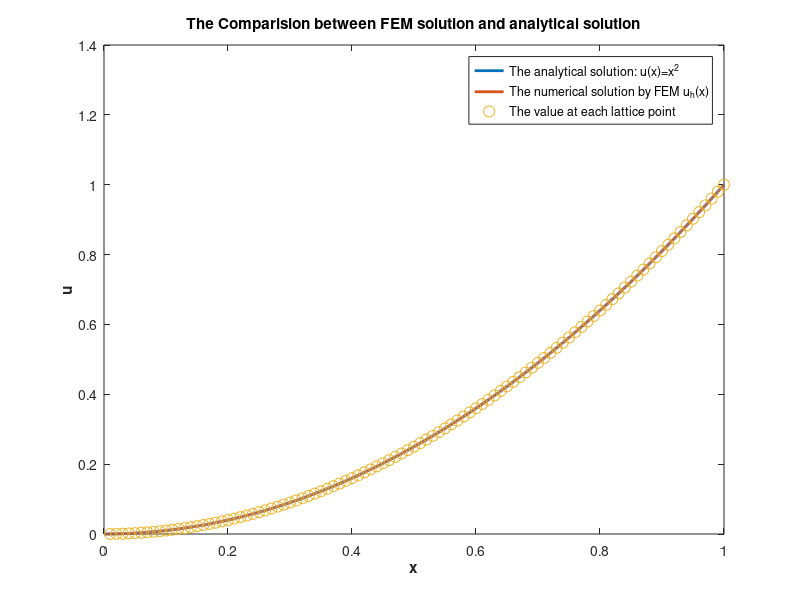
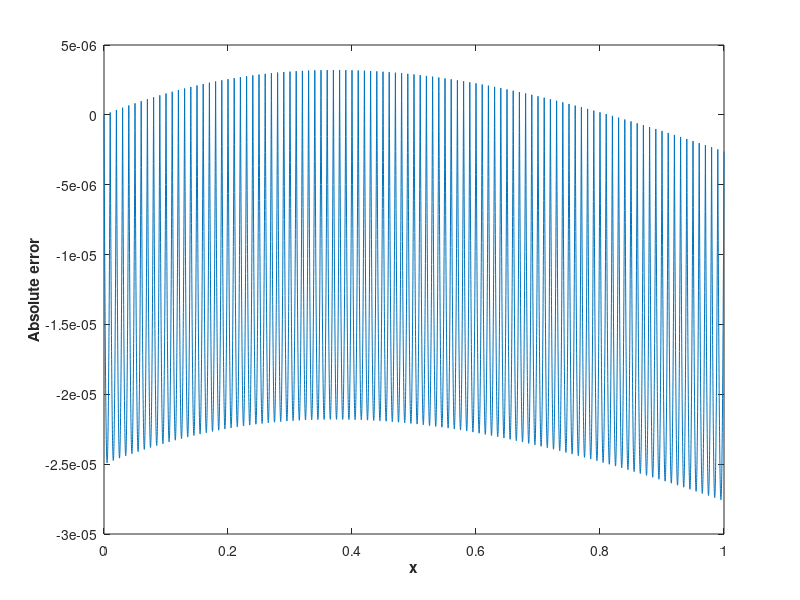
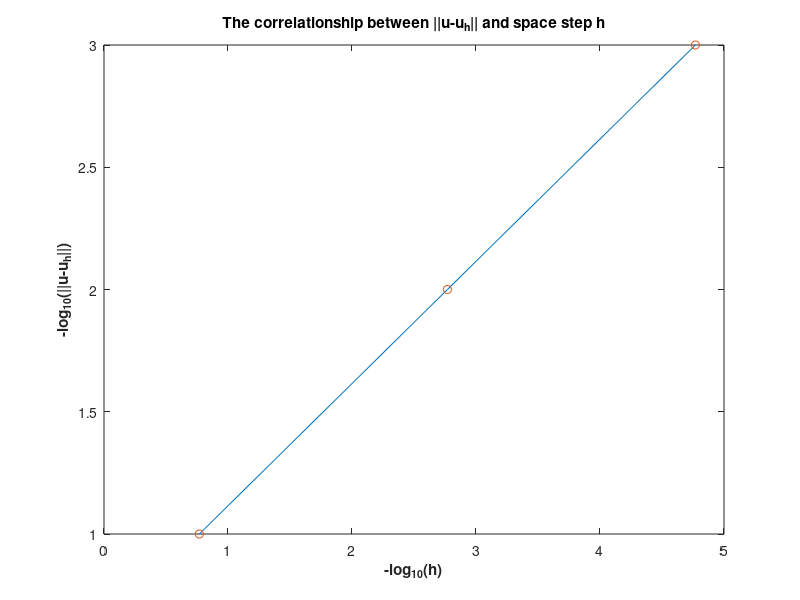

These figures' MATLAB source, in order:
%This program is used to solve one-dimension elliptic equation by Finite Element Method
%Chang Liu
%2016/6/1
clear all;
close all;
clc;
N = 100; %This is the number of all elements
xleft = 0;
xright = 1;
x = linspace(xleft,xright,N+1); %initialize the x coordinate
h = diff(x);
a = zeros(2,2,N); %initialize the local stiffness matrix
f = zeros(2,1,N); %initialize the local force
A = zeros(N+1,N+1); %initialize the global stiffness matrix
F = zeros(N+1,1) %initialize the global force

for k =1:N;
	a(1,1,k) = (1+(x(k)^2+x(k)*x(k+1)+x(k+1)^2)/3)/h(k)+h(k)/3;
	a(1,2,k) = -(1+(x(k)^2+x(k)*x(k+1)+x(k+1)^2)/3)/h(k)+h(k)/6;
	a(2,1,k) = a(1,2,k);
	a(2,2,k) = a(1,1,k); %build the local stiffness matrix
	f(1,1,k) = 1/h(k)*x(k+1)*(-2*(x(k+1)-x(k))-5/3*(x(k+1)^3-x(k)^3))+1/h(k)*(x(k+1)^2-x(k)^2)+1/h(k)*5/4*(x(k+1)^4-x(k)^4);
	f(2,1,k) = -x(k)/h(k)*(-2*(x(k+1)-x(k))-5/3*(x(k+1)^3-x(k)^3))-1/h(k)*(x(k+1)^2-x(k)^2)-1/h(k)*5/4*(x(k+1)^4-x(k)^4);
end

a(2,2,N) = a(2,2,N)+1;
f(2,1,N)=f(2,1,N)+5;

for i = 1:N %obtain the global stiffness matrix and global force using local stiffness and force matrix
	A(i,i)=A(i,i)+a(1,1,i);
	A(i,i+1)=A(i,i+1)+a(1,2,i);
	A(i+1,i)=A(i+1,i)+a(2,1,i);
	A(i+1,i+1)=A(i+1,i+1)+a(2,2,i);
	F(i,1)=F(i,1)+f(1,1,i);
	F(i+1,1)=F(i+1,1)+f(2,1,i);
end

A_con = A(2:N+1,2:N+1);
F_con = F(2:N+1);

u_con=inv(A_con)*F_con; % get the coefficieint of before the shpe function
u_con_total = zeros(N+1,1);
u_con_total(2:N+1,1)=u_con;
x_con = x(2:N+1);

n=10001
x_plot = linspace(0,1,n);
u_plot = zeros(1,n); %the u value calculated by FEM
y_plot = x_plot.^2; %the real value according to analysis solve

for i = 2:n
	left = max(find(x_plot(i)>x));
	right = left+1;
	hk = x(right)-x(left);
	u_plot(i)=u_con_total(left)*(x(right)-x_plot(i))/hk+u_con_total(right)*(x_plot(i)-x(left))/hk;
end
figure(1);
plot(x_plot,y_plot,'linewidth',2);
ylabel('u','FontWeight','bold');
xlabel('x','FontWeight','bold');
hold on;
plot(x_plot,u_plot,'linewidth',2)
hold on;
plot(x_con,u_con,'o','MarkerSize',8);
title('The Comparision between FEM solution and analytical solution');
legend('The analytical solution: u(x)=x^2', 'The numerical solution by FEM u_h(x)','The value at each lattice point');

error = y_plot-u_plot;
figure(2);
plot(x_plot,error);
ylabel('Absolute error','FontWeight','bold');
xlabel('x','FontWeight','bold');
%title('The Absolute error between FEM solution and analytical solution','position',[400,1000]);
error2 = sqrt(dot(error,error));

error_each=[0.1702,0.0017,1.7003e-5];
number = [1/10,1/100,1/1000];
figure(3);
plot(-log10(error_each),-log10(number));
hold on;
plot(-log10(error_each),-log10(number),'o');
xlabel('-log_{10}(h)','FontWeight','bold');
ylabel('-log_{10}(||u-u_h||)','FontWeight','bold');
title('The correlationship between ||u-u_h|| and space step h');